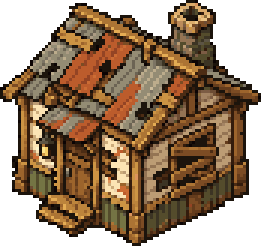
#> input picture assets/buildings/v4/house.png, 87 x 82 px, found by its file name (shown 3 times larger)
$ python recolor.py
#> lines starting #> are read from the running program, lines starting #| are printed output that depends on the picture
#!/usr/bin/env python3
"""Give every building its own colour identity and brighten the set (V2.29).
Reads assets/buildings/v5_src/<type>.png (the drawn originals), writes assets/buildings/v5/<type>.png.
Warm brown/orange pixels in the roof band (top part of the sprite) get the building's roof hue; warm pixels below can get
an accent hue on a few buildings; everything is lifted in brightness and saturation. Pixel positions never change."""
import colorsys, os, sys
from PIL import Image
ROOT = os.path.dirname(os.path.dirname(os.path.dirname(os.path.abspath(__file__))))
SRC, DST = os.path.join(ROOT, 'assets/buildings/v5_src'), os.path.join(ROOT, 'assets/buildings/v5')
# roof hue (degrees) and saturation/value multipliers; wall: optional hue for warm pixels below the roof band; band = roof band fraction
SCHEME = {
  'house':     dict(roof=(4, 1.25, 1.10), band=.55),                    # red tile roof
  'water':     dict(roof=(205, 1.1, 1.15), wall=(205, .8, 1.1), band=.6),  # blue tank
  'well':      dict(roof=(190, .9, 1.15), band=.5),                     # teal roof, grey stone
  'farm':      dict(roof=(95, 1.2, 1.12), wall=(95, 1.0, 1.08), band=1.0),# green garden
  'field':     dict(roof=(85, 1.25, 1.1), band=.8),                     # green crops
  'medic':     dict(roof=(0, .0, 1.45), band=.65, keepred=True),        # white tent, red cross kept
  'clinic':    dict(roof=(175, .55, 1.3), band=.55, keepred=True),      # pale teal
  'hospital':  dict(roof=(0, .05, 1.35), wall=(200, .25, 1.25), band=.5, keepred=True),
  'canteen':   dict(roof=(48, 1.35, 1.2), band=.6, keepred=True),       # yellow awning
  'armory':    dict(roof=(205, .3, .95), wall=(90, .3, .85), band=.6),  # olive steel
  'workshop':  dict(roof=(215, .6, 1.05), band=.55),                    # blue-grey sheds
  'storage':   dict(roof=(150, .7, 1.1), band=.6),                      # green-teal containers
  'scrapyard': dict(roof=(22, 1.2, 1.1), band=.7),                      # rust orange (kept warm)
  'gym':       dict(roof=(215, .8, 1.05), band=.55),
  'library':   dict(roof=(255, .6, 1.05), band=.55),                   # purple roof
  'lounge':    dict(roof=(325, .6, 1.12), band=.6),                     # pink awning
  'range':     dict(roof=(70, .55, 1.0), band=.6),                     # khaki
  'track':     dict(roof=(40, .8, 1.2), band=.9),                      # sand
  'sparring':  dict(roof=(355, .85, 1.05), band=.6),                       # red ring
  'barracks':  dict(roof=(95, .6, .9), wall=(95, .35, .9), band=.55),# military green
}
def warm(h, s, v): return (h < 50 / 360 or h > 340 / 360) and s > .25 and v > .15
def main():
    for t, sc in SCHEME.items():
        src = os.path.join(SRC, t + '.png')
        if not os.path.exists(src): continue
        im = Image.open(src).convert('RGBA'); px = im.load(); w, h = im.size
#> in main, im is the input picture: PIL image 87x82 RGBA; mean R, G, B, A 80.5, 57.9, 35.1, 179.2
#> after `w, h = im.size`: w = 87; h = 82
        ys = [y for y in range(h) for x in range(w) if px[x, y][3]]; top, bot = min(ys), max(ys)
#> after `ys = [y for y in range(h) for x in range(w) if px[x, y][3]]`: ys = 5012 values from 0 to 81
#> after `top, bot = (min(ys), max(ys))`: top = 0; bot = 81
        coltop = {x: min([y for y in range(h) if px[x, y][3]] or [h]) for x in range(w)}   # roof band follows the silhouette's top edge (iso roofs slope)
#> coltop = 87 items
        depth = (bot - top) * sc['band'] * .62
#> depth = 27.62
        for y in range(h):
            for x in range(w):
                r, g, b, a = px[x, y]
                if not a: continue
                hh, s, v = colorsys.rgb_to_hsv(r / 255, g / 255, b / 255)
                red = (hh < 12 / 360 or hh > 345 / 360) and s > .55 and v > .45
                tgt = None
                if warm(hh, s, v) and not (sc.get('keepred') and red):
                    d = y - coltop[x]
                    if d <= depth + ((x * 7 + y * 3) % 3) - 1: tgt = sc['roof']
                    elif sc.get('wall'): tgt = sc['wall']
                    else: s *= .62; v = min(1, v * 1.04)   # walls: weathered wood, so the roof colour reads
                if tgt:
                    hh = tgt[0] / 360; s = min(.82, s * tgt[1]); v = min(1, v * tgt[2])
                v = min(1, v * 1.12 + .03); s = min(1, s * 1.08)   # brighter overall
                r, g, b = colorsys.hsv_to_rgb(hh, s, v); px[x, y] = (round(r * 255), round(g * 255), round(b * 255), a)
#> after the loop, d = 71
        im.save(os.path.join(DST, t + '.png'))
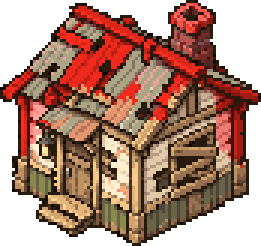
#> saved as house.png: PIL image 87x82 RGBA (shown 3 times larger); mean R, G, B, A 99, 61.9, 46.5, 179.2; transparent parts drawn white
#> pass 2 of the loop in main, `for t, sc in SCHEME.items():`:
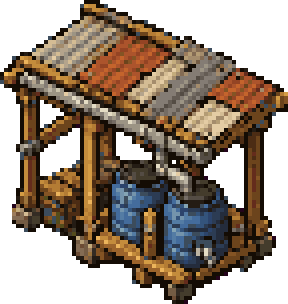
#> input picture assets/buildings/v4/water.png, 72 x 76 px, found by its file name (shown 4 times larger)
#> in main, im is the input picture: PIL image 72x76 RGBA; mean R, G, B, A 63.2, 49.3, 36, 160.2
#> ys = 3438 values from 0 to 75
#> bot = 75
#> coltop = 72 items
#> depth = 27.9
#> after the loop in main, `for y in range(h):`: d = 64
#> in main, `im.save(os.path.join(DST, t + '.png'))`:
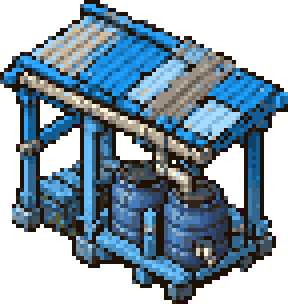
#> saved as water.png: PIL image 72x76 RGBA (shown 4 times larger); mean R, G, B, A 44.3, 64, 78, 160.2; transparent parts drawn white
#> pass 3 of the loop in main, `for t, sc in SCHEME.items():`:
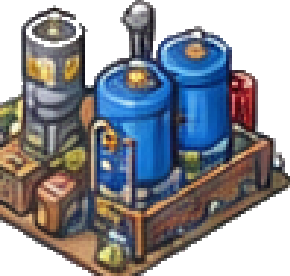
#> input picture assets/buildings/well.png, 290 x 276 px, found by its file name
#> in main, im is the input picture: PIL image 290x276 RGBA; mean R, G, B, A 64, 65.6, 72.1, 171.5
#> ys = 55219 items
#> bot = 275
#> coltop = 290 items
#> depth = 85.25
#> after the loop in main, `for y in range(h):`: d = 273
#> in main, `im.save(os.path.join(DST, t + '.png'))`:
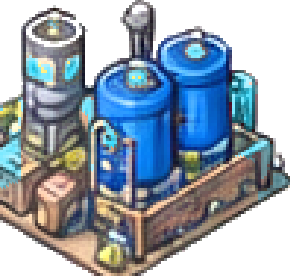
#> saved as well.png: PIL image 290x276 RGBA; mean R, G, B, A 68.9, 82.5, 95.8, 171.5; transparent parts drawn white
#> the loop made 20 passes; the first 3 are shown
    print('recoloured', len(SCHEME))
if __name__ == '__main__': main()
